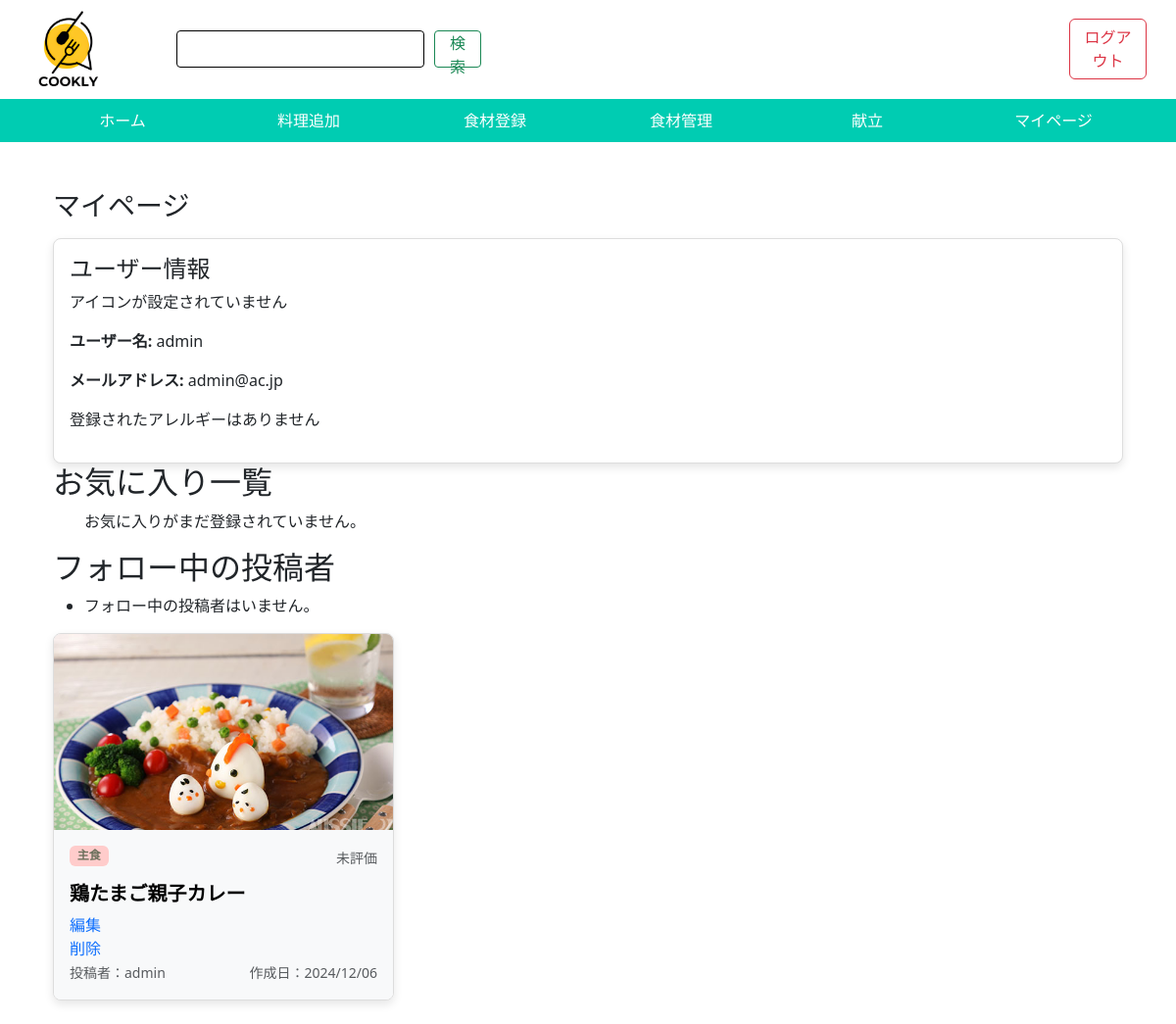
The page /mypage/ (signed in) on the database as committed earlier.
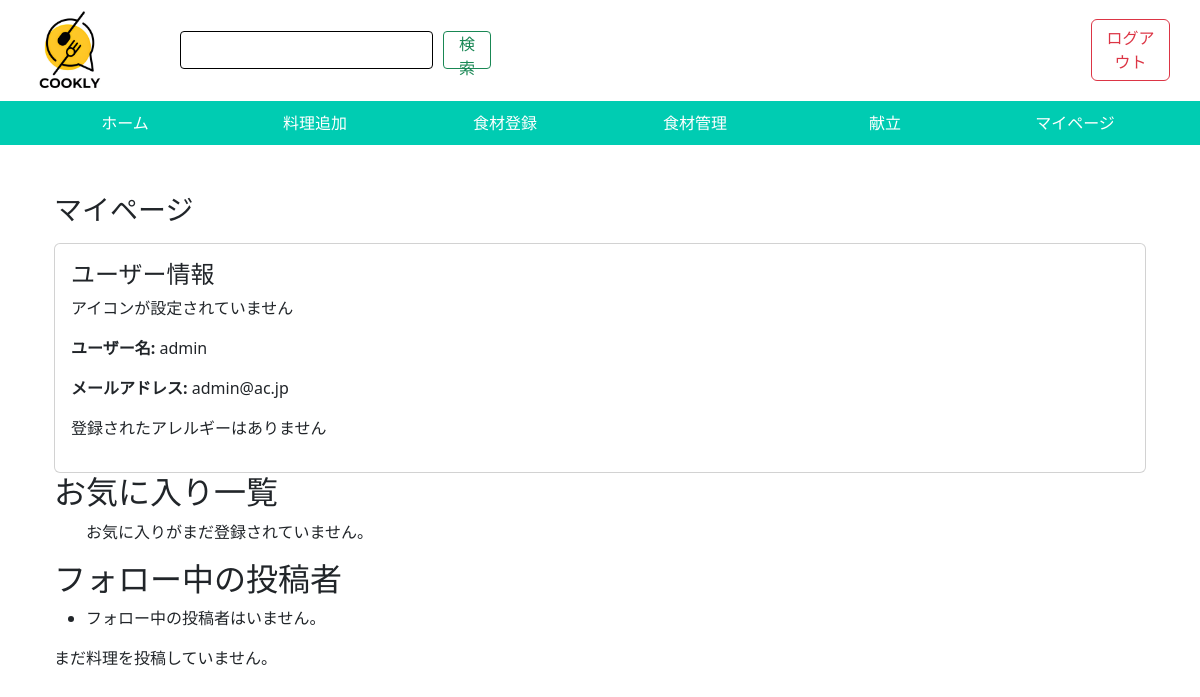
The same page on the database as committed later.
### app/models.py (models this page shows, shortened)
class Recipe(models.Model):
    user = models.ForeignKey(CustomUser, on_delete=models.CASCADE)
    recipe_title = models.CharField(max_length=200, verbose_name="料理タイトル")
    recipe_image = models.ImageField(upload_to='recipes/', verbose_name="料理写真")
    vote = models.IntegerField(default=0, verbose_name="閲覧回数")
    detail_text = models.TextField(max_length=200, verbose_name="料理説明")
    class Genre(models.TextChoices):
        MAIN_DISH = 'main', '主菜'
        SIDE_DISH = 'side', '副菜'
        MAIN_COURSE = 'course', '主食'
        DESSERT = 'dessert', '菓子'
    genre = models.CharField(max_length=10, choices=Genre.choices, verbose_name="ジャンル")
    created_at = models.DateTimeField(auto_now_add=True)
    updated_at = models.DateField(verbose_name="更新日", auto_now=True)

class CustomUser(AbstractUser):
    user_icon = models.ImageField(upload_to='user_icon/', verbose_name="ユーザーアイコン")
    allergy = models.CharField(max_length=1000, default="なし")

### app/views.py (the view)
# urls.py: path('mypage/', views.mypage, name='mypage'),
@login_required
def mypage(request):
    user = request.user  # ログイン中のユーザーを取得
    recipes = user.recipe_set.all().annotate(average_rating=Avg('comment__rating'))  # ユーザーが投稿した全ての料理を取得
    if user.allergy == "なし":
        allergies = []
    else:
        allergies = user.allergy.split(',')
    favorite_recipes = Favorite.objects.filter(user=user).select_related('item')
    followed_authors = Follow.objects.filter(follower=user).select_related('followed')  # フォロー中の投稿者
    return render(request, 'app/mypage.html', {
        'user': user,
        'recipes': recipes,
        'allergies': allergies,
        'favorite_recipes': favorite_recipes,
        'followed_authors': followed_authors,
    })
    return render(request, 'app/mypage.html', context)

### app/templates/app/mypage.html (shortened to what this page needs)
{% extends "base/base.html" %}
{% load static %}
{% block body %}
<head>
    <link href="https://cdn.jsdelivr.net/npm/bootstrap@5.3.0/dist/css/bootstrap.min.css" rel="stylesheet">
</head>
<body>
    <div class="container mt-5">
        <h3>マイページ</h3>
        <div class="card mt-3">
            <div class="card-body">
                <h4>ユーザー情報</h4>
                {% if user.user_icon %}
                    <p><strong>アイコン:</strong></p>
                    <img src="{{ user.user_icon.url }}" alt="ユーザーアイコン" style="max-width: 150px;">
                {% else %}
                    <p>アイコンが設定されていません</p>
                {% endif %}
                <p><strong>ユーザー名:</strong> {{ user.username }}</p>
                <p><strong>メールアドレス:</strong> {{ user.email }}</p>
                {% if allergies %}
                    <ul>
                        {% for allergy in allergies %}
                            <li>{{ allergy }}</li>
                        {% endfor %}
                    </ul>
                {% else %}
                    <p>登録されたアレルギーはありません</p>
                {% endif %}
            </div>
        </div>
        <h2>お気に入り一覧</h2>
        <ul>
           {% for favorite in favorite_recipes %}
              <li>
                  <a href="{% url 'app:detail' favorite.item.id %}">
                       {{ favorite.item.recipe_title }}
                 </a>
             </li>
           {% empty %}
             <p>お気に入りがまだ登録されていません。</p>
           {% endfor %}
        </ul>
        <h2>フォロー中の投稿者</h2>
        <ul>
            {% for follow in followed_authors %}
              <li>
                 <a href="{% url 'app:author_page' follow.followed.id %}">
                    {{ follow.followed.username }}
                 </a>
             </li>
            {% empty %}
             <li>フォロー中の投稿者はいません。</li>
            {% endfor %}
        </ul>
        <div class="row">
            {% for recipe in recipes %}
                <div class="col-md-4 mb-4 d-flex align-items-stretch">
                    {% include 'app/recipe_card.html' with i=recipe %}
                </div>
            {% empty %}
                <p>まだ料理を投稿していません。</p>
            {% endfor %}
        </div>
    </div>
</body>
</html>
{% endblock %}

### app/templates/app/recipe_card.html (shortened to what this page needs)
<div class="card" style="width: 100%; position: relative;">
    <img src="{{ i.recipe_image.url }}" class="card-img-top" alt="{{ i.recipe_title }}"
        style="height: 200px; object-fit: cover;">
    <div class="card-body d-flex flex-column {% if i.allergy_flag %}bg-color text-white{% else %}bg-light{% endif %}">
        <div class="d-flex justify-content-between mt-0">
            {% if i.genre == 'main' %}
            <p class="badge badge-pill badge-main">{{ i.get_genre_display }}</p>
            {% elif i.genre == 'side' %}
            <p class="badge badge-pill badge-side">{{ i.get_genre_display }}</p>
            {% elif i.genre == 'course' %}
            <p class="badge badge-pill badge-course">{{ i.get_genre_display }}</p>
            {% elif i.genre == 'dessert' %}
            <p class="badge badge-pill badge-dessert">{{ i.get_genre_display }}</p>
            {% endif %}
            <p class="card-text mb-0">
                <small class="text-body-secondary">
                    {% if i.average_rating is none %}
                        未評価
                    {% endif %}
                </small>
            </p>
        </div>
        <h5 class="card-title text-left mb-2">
            <a href="{% url 'app:detail' i.id %}" class="text-decoration-none">{{ i.recipe_title }}</a>
        </h5>
        {% if i.user == request.user %}
        <a href="{% url 'app:edit' i.id %}" class="text-decoration-none">編集</a>
        <a href="{% url 'app:delete' i.id %}" class="text-decoration-none">削除</a>
        {% endif %}
        <div class="mt-auto d-flex justify-content-between">
            <p class="card-text mb-0">
                <small class="text-body-secondary">
                    <a href="{% url 'app:author_page' i.user.id %}" class="hidden-link">
                        投稿者：{{ i.user }}</small>
            </p>
            <p class="card-text mb-0" style="margin-right: 0;">
                <small class="text-body-secondary">作成日：{{ i.created_at|date:"Y/m/d" }}</small>
            </p>
        </div>
    </div>
</div>
<head>
</head>

Rows that differ between the two databases and show on the page:
removed Recipe: recipe_image (picture), genre "主食", shows "未評価", recipe_title "鶏たまご親子カレー", shows "編集", user "admin", created_at "2024/12/06"
Other text that changed with them:
text now shown: "まだ料理を投稿していません。"
